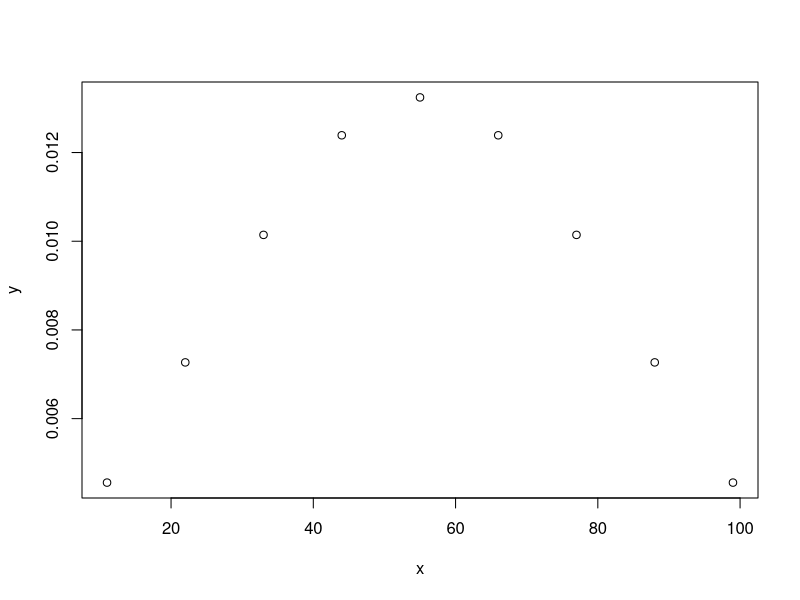
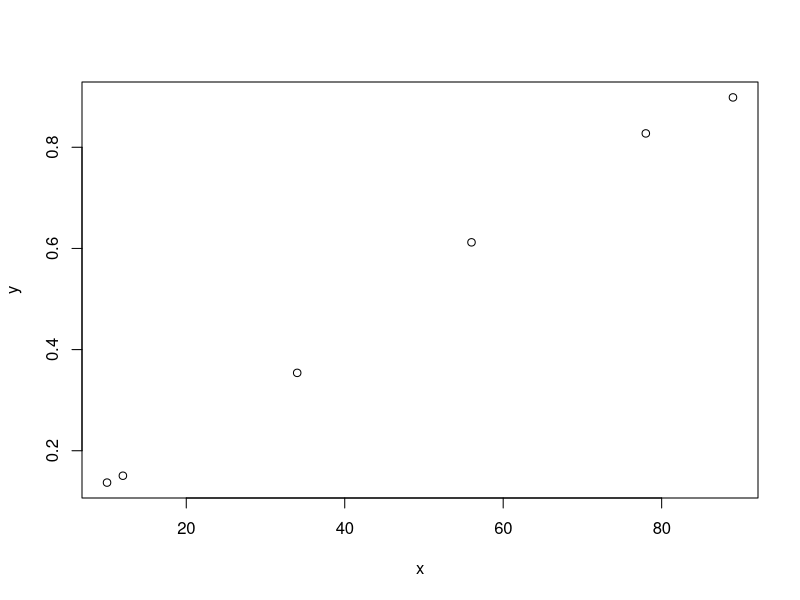
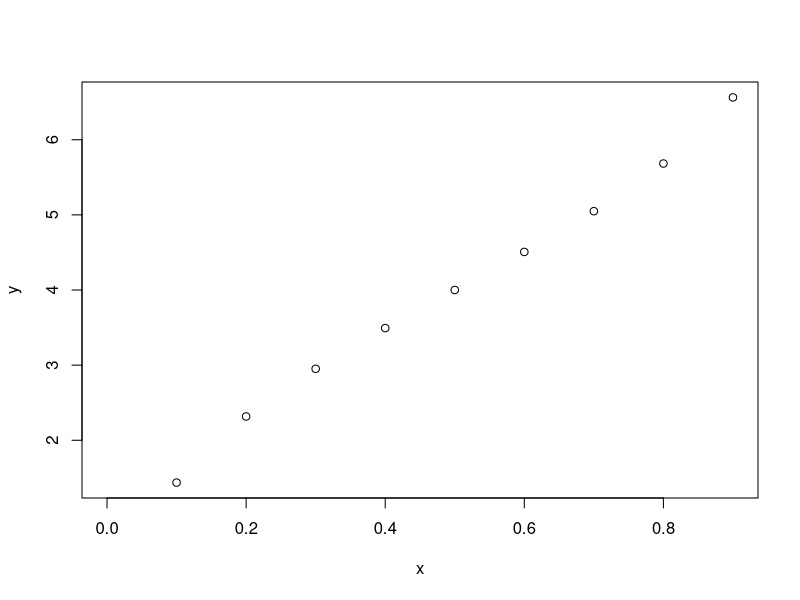
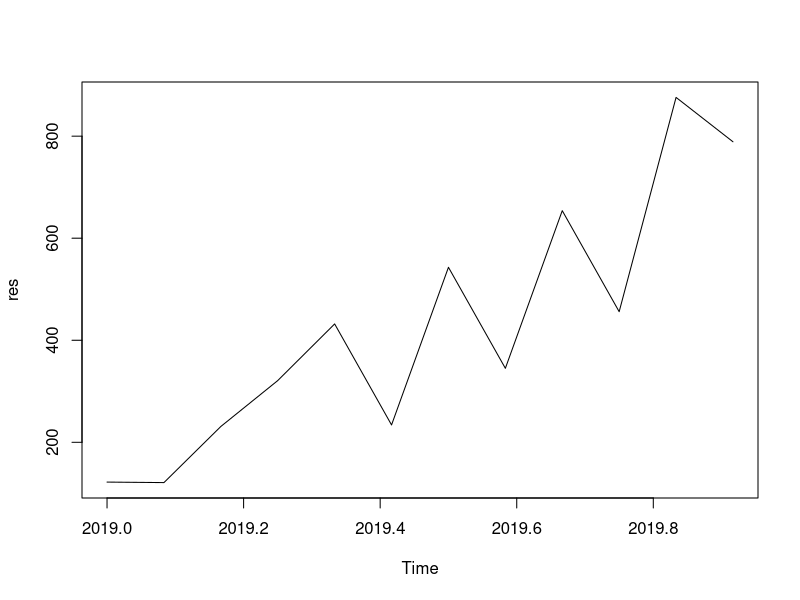

The R script that drew these images, in order:
x<-c(11,22,33,44,55,66,77,88,99)
mean(x)
var(x)
sd(x)
quantile(x)
length(x)
summary(x)
#normal distribuatiion 
y=dnorm(x,mean = mean(x),sd=sd(x))
y
plot(x,y)

#### pnorm : probability of a normally distributed random number 

x<-c(12,34,56,78,89,10)
#probablity distribuatiion 
y=pnorm(x,mean = mean(x),sd=sd(x))
plot(x,y)


##qnorm 
x<-c(.1,.2,.3,.4,.5,.6,.7,.8,.9,.0)
y=qnorm(x,mean =4,sd=2)
y
plot(x,y)

##time series
#timestamp: yearly, monthly, quarterly, hourly, per min, per sec
stock<-c(122,121,231,321,432,234,543,345,654,456,876,789)
         #2020jan 2020feb ...
stock
res <-ts(stock,start = c(2019,1),frequency=12)
res
plot(res)


